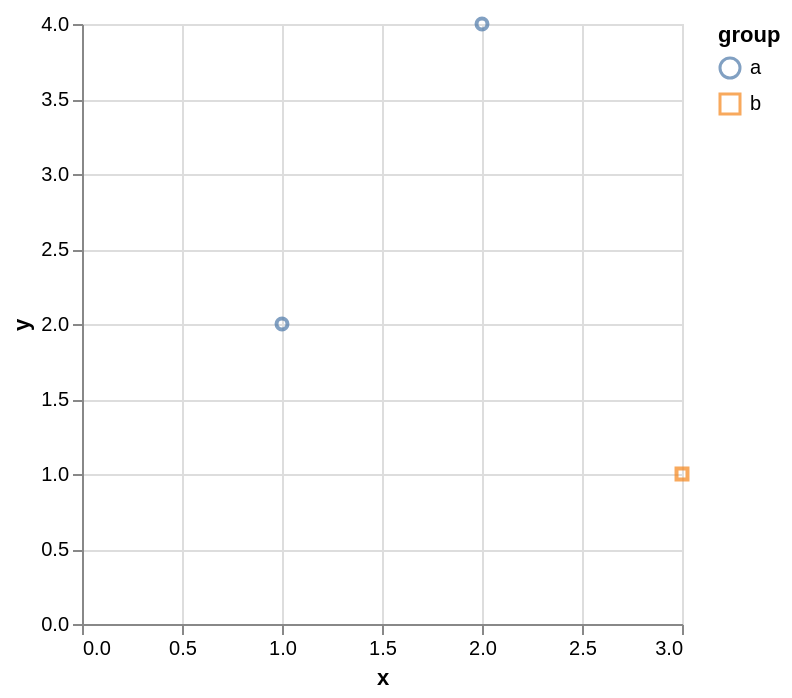

Specify this chart in Vega-Lite:
### Vega-Lite specification from a JSON file in a GitHub repository (floating-point values rounded to 4 significant figures)
{"$schema": "https://vega.github.io/schema/vega-lite/v6.json", "description": "Scatter plot with a categorical color encoding.", "data": {"values": [{"x": 1, "y": 2, "group": "a"}, {"x": 3, "y": 1, "group": "b"}, {"x": 2, "y": 4, "group": "a"}]}, "mark": "point", "encoding": {"x": {"field": "x", "type": "quantitative"}, "y": {"field": "y", "type": "quantitative"}, "color": {"field": "group", "type": "nominal"}, "shape": {"field": "group", "type": "nominal"}}}
